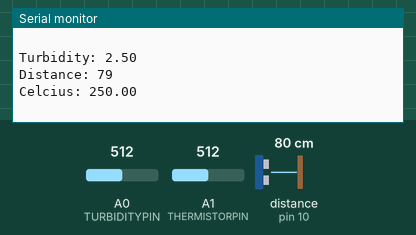
A program run on a simulated Arduino Uno, built for the host (arithmetic inside an expression is 32-bit, double 64-bit). On the bench: the last lines printed to the serial monitor. Wiring (inferred from the names in the program): ultrasonic range finder: trigger pin 9; echo pin 10. The inputs (shaded band) are chosen by the test bench; at power-on: distance to the obstacle (sensor on pin 10) 80 cm, A0 (TURBIDITYPIN) = 512, A1 (THERMISTORPIN) = 512. The echo pulse lasts 58.3 µs per cm.

Above: at 1.8 s.
1.9 s: distance to the obstacle (sensor on pin 10) set to 2 cm
At 2.4 s:
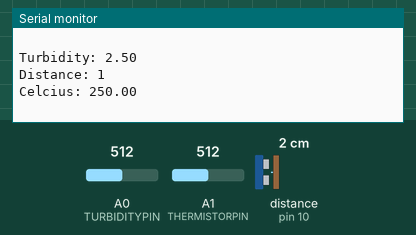
3.4 s: A0 (TURBIDITYPIN) set to 716
4.9 s: A1 (THERMISTORPIN) set to 716
At 5.9 s:
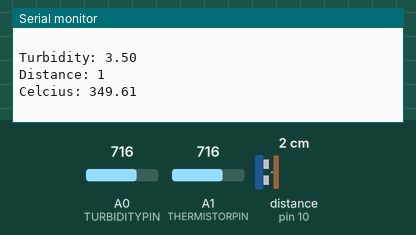
6.4 s: distance to the obstacle (sensor on pin 10) set to 4 cm
At 7.7 s:
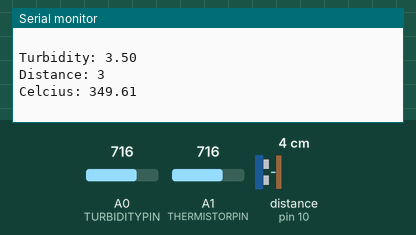
7.9 s: A0 (TURBIDITYPIN) set to 900
9.4 s: A1 (THERMISTORPIN) set to 900
At 10.6 s:
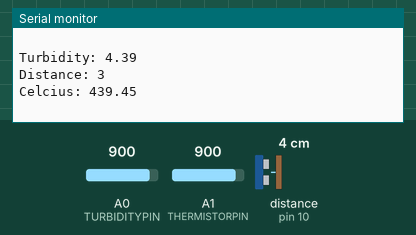
Timing chart, 0 to 11.9 s (numbered marks = the images above; inputs shaded):
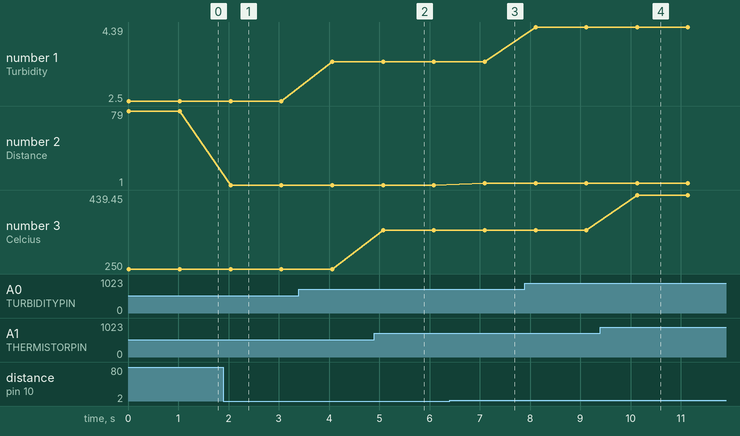

The program:

main.cpp
```cpp
#include "header.h"

void serialPrintResult();

void setup()
{
  turbidity.SETUP();
  ultrasonic.SETUP();
  Serial.begin(9600);
  temperature.SETUP();
  // wifishield.SETUP();
  // thingspeak.SETUP();
}

void loop()
{
  turbidity.TURBIDITY();
  ultrasonic.DISTANCE();
  temperature.TEMPERATURE();
  delay(10);
  // insert error handling
  serialPrintResult();

  delay(1000);

}


void serialPrintResult()
{
  turbidity.PRINT();
  Serial.print("Distance: ");
  Serial.println(ultrasonic.distanceTravelled);
  temperature.PRINT();
  Serial.println(" ");


}
```

class.cpp
```cpp
#include "class.h"
```

class.h
```cpp
#ifndef class_h
#define class_h


#endif
```

header.h
```cpp
#ifndef header
#define header

#include "Arduino.h"
#include "sensors/turbidity/turbidity.h"
#include "sensors/internet/internet.h"
#include "sensors/ultrasonic/ultrasonic.h"
#include "sensors/temperature/temperature.h"
#include "sensors/dissolvedO2/dissolvedO2.h"

#endif
```

dissolvedO2.cpp
```cpp
#include "dissolvedO2.h"

dissolvedO2Class::dissolvedO2Class(){
}

void dissolvedO2Class::SETUP(){
  // void setup()
}

void dissolvedO2Class::DISSOLVEDO2(){
  // void loop()
}

dissolvedO2Class dissolvedO2 = dissolvedO2Class();
```

dissolvedO2.h
```cpp
#ifndef dissolvedO2_h
#define dissolvedO2_h

#include "Arduino.h"
#include "../internet/internet.h"

class dissolvedO2Class{
  public:
    dissolvedO2Class();
    void SETUP();
    void DISSOLVEDO2();

    // constant

    // variable


};

extern dissolvedO2Class dissolvedO2;

#endif
```

internet.cpp
```cpp
#include "internet.h"

char ssid[] = "SSID";     //  your network SSID (name)
char pass[] = "PassWord";   // your network password
int status = WL_IDLE_STATUS;     // the Wifi radio's status
WiFiClient  client;

// Thingspeak (Write/Upload)
unsigned long myChannelNumber = 123;		 /* channel id */
const char * myWriteAPIKey = "test";		 /* API (write) */


wifiShieldClass::wifiShieldClass(){

}

void wifiShieldClass::SETUP(){
  // attempt to connect using WPA2 encryption:
    Serial.println("Attempting to connect to WPA network...");
    status = WiFi.begin(ssid, pass);

    // if you're not connected, stop here:
    if ( status != WL_CONNECTED) {
      Serial.println("Couldn't get a wifi connection");
      while(true);
    }
    // if you are connected, print out info about the connection:
    else {
      Serial.println("Connected to network");
    }
}

thingspeakClass::thingspeakClass(){

}

void thingspeakClass::SETUP(){
  ThingSpeak.begin(client);
}

void thingspeakClass::update(){

}
```

internet.h
```cpp
#ifndef internet_h
#define internet_h

#include "Arduino.h"
#include <WiFi.h>
#include <SPI.h>
#include "ThingSpeak/ThingSpeak.h"          // Library from ThingSpeak

// WiFiShield
class wifiShieldClass{
  public:
    wifiShieldClass();
    void SETUP();

};

extern wifiShieldClass wifishield;


// ThingSpeak
class thingspeakClass{
  public:
    thingspeakClass();
    void SETUP();
    void update();
};

extern thingspeakClass thingspeak;


#endif
```

temperature.cpp
```cpp
#include "temperature.h"
// Temperature Sensor LM35

temperatureClass::temperatureClass(){
}

void temperatureClass::SETUP(){
  // empty
}

void temperatureClass::TEMPERATURE(){
  // void loop()
  val = analogRead(THERMISTORPIN);
  mv = ( val / 1024.0 ) * 5000;
  cel = mv / 10;

}

void temperatureClass::PRINT(){
  Serial.print("Celcius: ");
  Serial.println(cel);
}

temperatureClass temperature = temperatureClass();
```

temperature.h
```cpp
#ifndef temperature_h
#define temperature_h

#include "Arduino.h"

// CONSTANT
// which analog pin to connect
#define THERMISTORPIN A1

class temperatureClass{
  public:
    temperatureClass();
    void SETUP();
    void TEMPERATURE();
    void PRINT();

    // variable
    int val;
    float mv, cel;
};

extern temperatureClass temperature;

#endif
```

turbidity.cpp
```cpp
#include "turbidity.h"

// analog output

turbidityClass::turbidityClass(){
}

// no setup required
void turbidityClass::SETUP(){
}

void turbidityClass::TURBIDITY(){
  turbidityAnalogPin = analogRead(TURBIDITYPIN);// read the input on analog pin 0:
  turbidityVoltageOutput = turbidityAnalogPin * ( 5.0 / 1024.0 ); // Convert the analog reading (which goes from 0 - 1023) to a voltage (0 - 5V):

}

void turbidityClass::PRINT(){
  Serial.print("Turbidity: ");
  Serial.println(turbidityVoltageOutput);
}

turbidityClass turbidity = turbidityClass();
```

turbidity.h
```cpp
#ifndef turbidity_h
#define turbidity_h

#include "Arduino.h"

#define TURBIDITYPIN A0


class turbidityClass{
  public:
    turbidityClass();
    void SETUP();
    void TURBIDITY();
    void PRINT();
    // variable
    int turbidityAnalogPin;
    float turbidityVoltageOutput;

};

extern turbidityClass turbidity;

#endif
```

ultrasonic.cpp
```cpp
#include "ultrasonic.h"

ultrasonicClass::ultrasonicClass() {

}

void ultrasonicClass::SETUP() {
  pinMode(ultraSonicTrigPin, OUTPUT); // Sets the trigPin as an Output
  pinMode(ultraSonicEchoPin, INPUT); // Sets the echoPin as an Input
}

void ultrasonicClass::DISTANCE() {

  // Clears the trigPin
  digitalWrite(ultraSonicTrigPin, LOW);
  delayMicroseconds(2);
  // Sets the trigPin on HIGH state for 10 micro seconds
  digitalWrite(ultraSonicTrigPin, HIGH);
  delayMicroseconds(10);
  digitalWrite(ultraSonicTrigPin, LOW);
  // Reads the echoPin, returns the sound wave travel time in microseconds
  timeTakenToTravel = pulseIn(ultraSonicEchoPin, HIGH);
  // Calculating the distance
  distanceTravelled = timeTakenToTravel * 0.034 / 2;
  // Prints the distance on the Serial Monitor

}

ultrasonicClass ultrasonic = ultrasonicClass();
```

ultrasonic.h
```cpp
#ifndef ultrasonic_h
#define ultrasonic_h

#include "Arduino.h"

class ultrasonicClass{
  public:
    ultrasonicClass();
    void SETUP();
    void DISTANCE();

    // defines pins numbers
    const int ultraSonicTrigPin = 9;
    const int ultraSonicEchoPin = 10;

    // defines variables
    long timeTakenToTravel;
    int distanceTravelled;
};

extern ultrasonicClass ultrasonic;

#endif
```

Measured:
- after the input at 1.9 s, the serial monitor: prints a new line after 0.14 s (image 1)
- after the input at 4.9 s, the serial monitor: prints a new line after 0.18 s (image 2)
- after the input at 6.4 s, the serial monitor: prints a new line after 0.70 s (image 3)
- after the input at 9.4 s, the serial monitor: prints a new line after 0.73 s (image 4)
- plotted number 1: 2.5 → 3.5 after the input at 3.4 s, 3.5 → 4.39 after the input at 7.9 s
- plotted number 2: 79 → 1 after the input at 1.9 s, 1 → 3 after the input at 6.4 s
- plotted number 3: 250 → 349.61 after the input at 4.9 s, 349.61 → 439.45 after the input at 9.4 s
